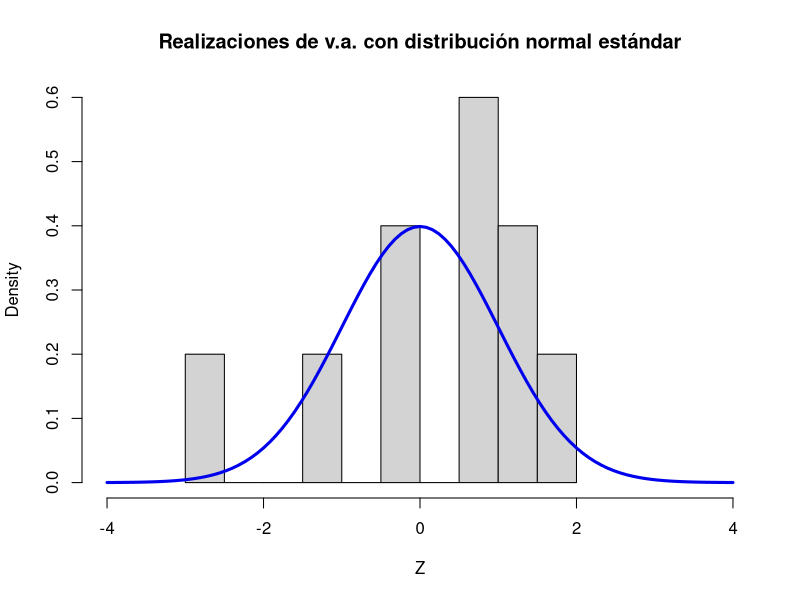
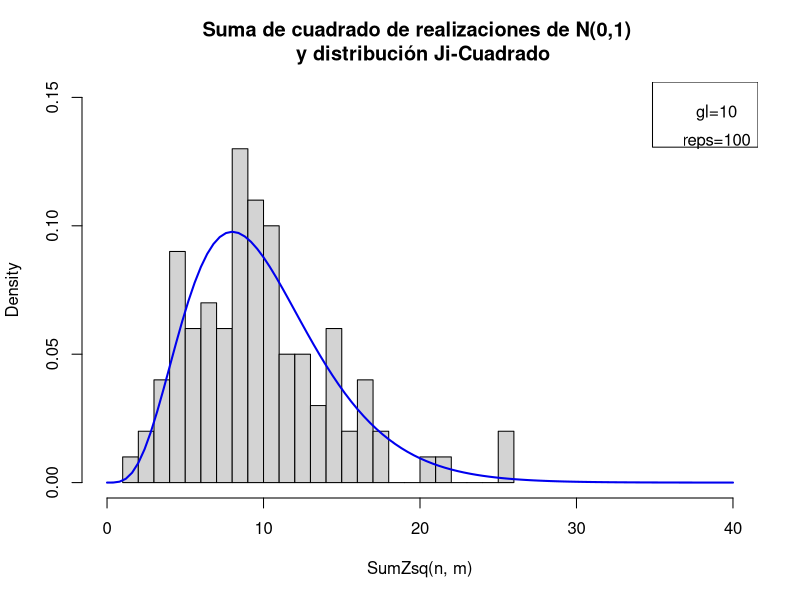
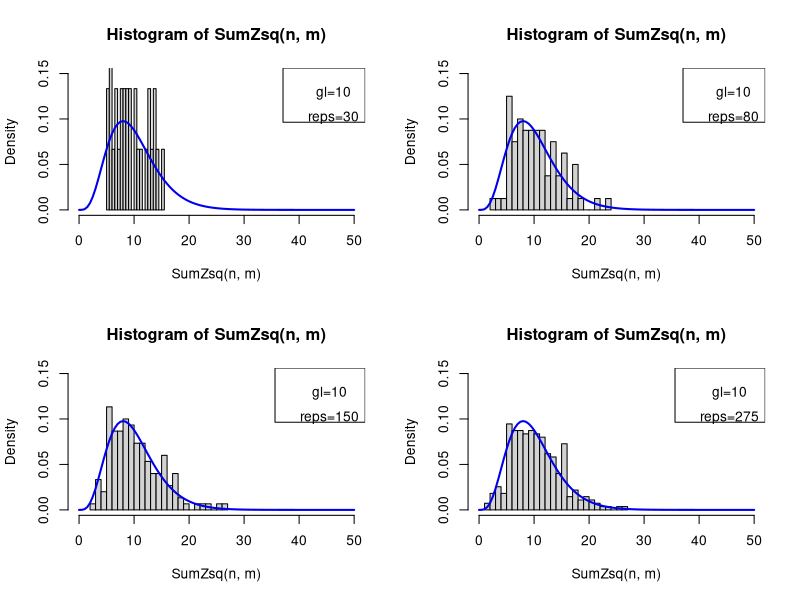
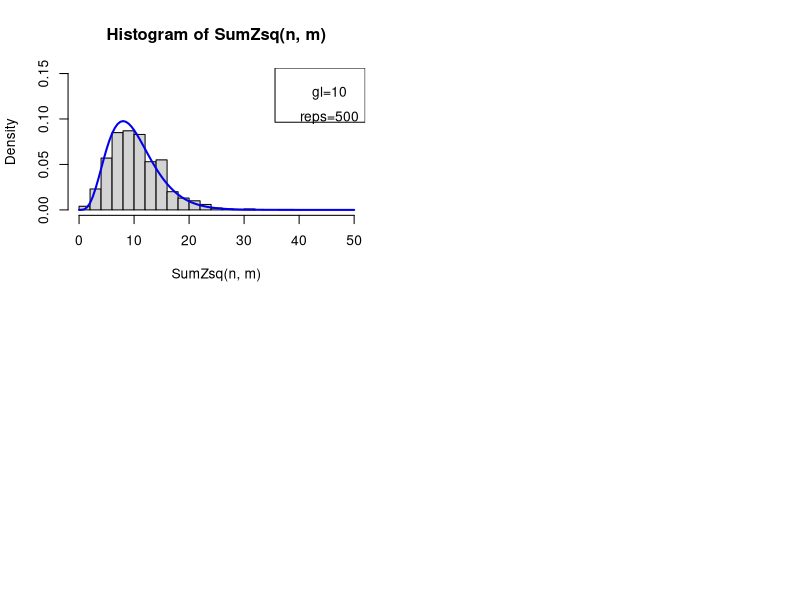
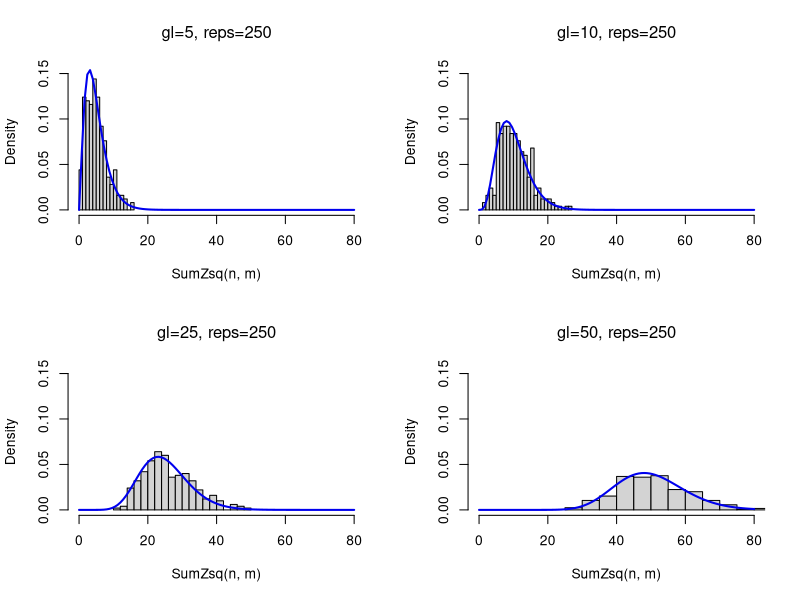
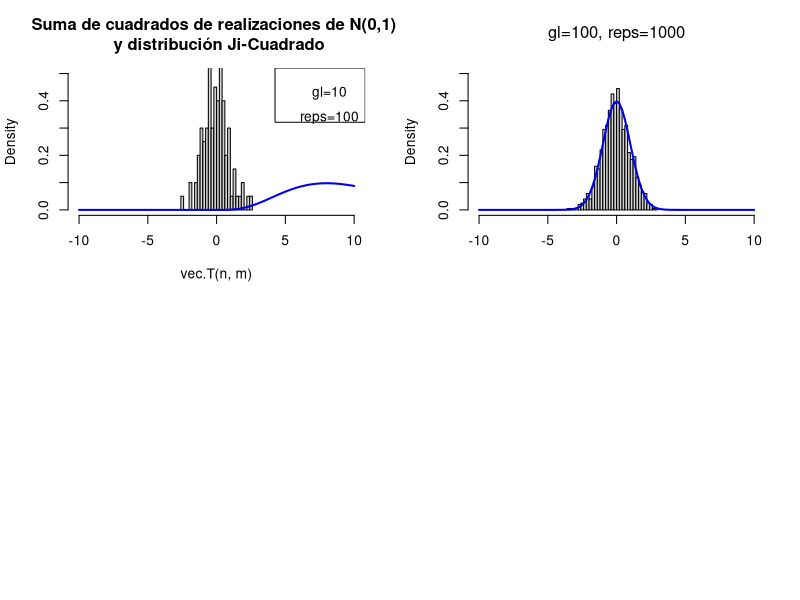

Write the R code that produced these figures, in order. (Note: this script raises an error after producing the figures.)
## ---- chunk 1
knitr::opts_chunk$set(echo = TRUE)
## ---- chunk 2
#dbinom(x, size, prob, log = FALSE)
#pbinom(q, size, prob, lower.tail = TRUE, log.p = FALSE)
#qbinom(p, size, prob, lower.tail = TRUE, log.p = FALSE)
#rbinom(n, size, prob)


dbinom(x = 1,   size = 1, prob = 0.5, log = FALSE)
pbinom(q = 1,   size = 1, 0.5, lower.tail = TRUE, log.p = FALSE)
qbinom(p = 0.5, size = 1, 0.5, lower.tail = TRUE, log.p = FALSE)
rbinom(n = 1,   size = 1, 0.5)
## ---- chunk 3
m <- 5

dbinom(x = 1,   size = m, prob = 0.5, log = FALSE)
pbinom(q = 1,   size = m, prob = 0.5, lower.tail = TRUE, log.p = FALSE)
qbinom(p = 0.5, size = m, prob = 0.5, lower.tail = TRUE, log.p = FALSE)
#rbinom(n = 1,   size = m, prob = 0.5,)
## ---- chunk 4
#dgeom(x, prob, log = FALSE)
#pgeom(q, prob, lower.tail = TRUE, log.p = FALSE)
#qgeom(p, prob, lower.tail = TRUE, log.p = FALSE)
#rgeom(n, prob)
## ---- chunk 5
#dpois(x, lambda, log = FALSE)
#ppois(q, lambda, lower.tail = TRUE, log.p = FALSE)
#qpois(p, lambda, lower.tail = TRUE, log.p = FALSE)
#rpois(n, lambda)
## ---- chunk 6
#dnorm(x, mean = 0, sd = 1, log = FALSE)
#pnorm(q, mean = 0, sd = 1, lower.tail = TRUE, log.p = FALSE)
#qnorm(p, mean = 0, sd = 1, lower.tail = TRUE, log.p = FALSE)
#rnorm(n, mean = 0, sd = 1)
## ---- chunk 7
dnorm(0)
dnorm(2)
dnorm(c(-1.963, 1.963))

pnorm(1.963)
pnorm(-1.963)

qnorm(0.95)
qnorm(0.975)
qnorm(0.05)
qnorm(0)

set.seed(285)
rnorm(5)
rnorm(2)
rnorm(10)
## ---- chunk 8
#df = degrees of freedom = grados de libertad
#dchisq(x, df, ncp, log = FALSE)
#pchisq(q, df, ncp, lower.tail = TRUE, log.p = FALSE)
#qchisq(p, df, ncp, lower.tail = TRUE, log.p = FALSE)
#rchisq(n, df, ncp)
## ---- chunk 9
set.seed(285)

n <- 10
Z <- rnorm(n, 0, 1)

print(Z)


x <- seq(-4,4,0.01)
hist(Z, freq = FALSE, 
     breaks  = 10,
     xlim    = c(-4,4),
     main    = "Realizaciones de v.a. con distribución normal estándar")
curve(dnorm(x, 0, 1),
      from = -4, to = 4,
      col  = "blue2",
      lwd  = 3,
      add = TRUE)
## ---- chunk 10
print(Z)
print(Z^2)
print(sum(Z^2))
## ---- chunk 11
 SumZsq <- function(n, m){
  # n es la cantidad de N(0,1) que sumo
  # m es el numero de repeticiones que quiero
  v <- vector()
  for(i in 1:m) {
    z <- rnorm(n, 0, 1)
    v[i] <- sum(z^2)
  }
  return(v)
 }
## ---- chunk 12
SumZsq(n=10, m=40)

n <- 10 
m <- 100
hist(SumZsq(n, m), freq = FALSE, breaks=30,
     main = "Suma de cuadrado de realizaciones de N(0,1) \n y distribución Ji-Cuadrado",
     xlim = c(0,40), ylim = c(0,.15))
curve(dchisq(x, df=n),
      from = 0, to = 40,
      col  = "blue2",
      lwd  = 2,
      add  = TRUE)
legend('topright',legend =  bquote(atop(paste("gl=",.(n)), paste("reps=",.(m)))))
## ---- chunk 13
par(mfrow=c(2,2))
for (m in c(30, 80, 150, 275, 500)){
  set.seed(10)
  n <- 10
  hist(SumZsq(n, m), freq = FALSE, breaks=20,
       xlim = c(0,50), ylim = c(0,.15))
  curve(dchisq(x, df=n),
        from = 0, to = 50,
        col  = "blue2",
        lwd  = 2,
        add  = TRUE) 
  legend('topright',legend =  bquote(atop(paste("gl=",.(n)), paste("reps=",.(m)))))
}
## ---- chunk 14
par(mfrow=c(2,2))
for (n in c(5, 10, 25, 50)){
  set.seed(10)
  m <- 250
  hist(SumZsq(n, m), freq = FALSE, breaks=20,
       main = bquote(paste("gl=",.(n), ", reps=",.(m))),
       xlim = c(0,80), ylim = c(0,.15))
  curve(dchisq(x, df=n),
        from = 0, to = 80,
        col  = "blue2",
        lwd  = 2,
        add  = TRUE) 
}
## ---- chunk 15
#df = degrees of freedom = grados de libertad
#dt(x, df, ncp, log = FALSE)
#pt(q, df, ncp, lower.tail = TRUE, log.p = FALSE)
#qt(p, df, ncp, lower.tail = TRUE, log.p = FALSE)
#rt(n, df, ncp)
## ---- chunk 16
set.seed(285)

draw.T <- function(n){
  # n es grados de libertad
  Z <- rnorm(1, 0, 1)
  J <- rchisq(1, n)
  T <- Z / sqrt(J/n)
  return(T)
}

draw.T(5);draw.T(5);draw.T(5);draw.T(5);draw.T(5);draw.T(5);draw.T(5)


vec.T <- function(n, m){
  # n: grados de libertad
  # m: el numero de repeticiones que quiero
  v <- vector()
  for(i in 1:m){
    v[i] <- draw.T(n)
  }
  return(v)
}

n <- 10 
m <- 100



hist(vec.T(n, m), freq = FALSE, breaks=30,
     main = "Suma de cuadrados de realizaciones de N(0,1) \n y distribución Ji-Cuadrado",
     xlim = c(-10,10), ylim = c(0,.5))
curve(dchisq(x, df=n),
      from = -10, to = 10,
      col  = "blue2",
      lwd  = 2,
      add  = TRUE)
legend('topright',legend =  bquote(atop(paste("gl=",.(n)), paste("reps=",.(m)))))

Plot1Simul.T <- function(n,m){
  hist(vec.T(n, m), freq = FALSE, breaks=30,
       main = bquote(paste("gl=",.(n), ", reps=",.(m))),
       xlab = "",
       xlim = c(-10,10), ylim = c(0,.5))
  curve(dt(x, df=n),
        from = -10, to = 10,
        col  = "blue2",
        lwd  = 2,
        add  = TRUE)
}


Plot1Simul.T(n=100,m=1000)

# cambiando el número de repeticiones

PlotSimulReps.T <- function(n, m.opt, p.rows, p.cols){
  # n: grados de libertad 
  # m.opt: vector de numero de distintas repeticiones
  # p.row: numero de filas en el plot dividido
  # p.col: numero de columnas en el plot dividido
  # restriccion: length(m.opt) = p.row * p.col
  if(length(n.opt)<9){p.cols.def<-2} else {p.cols.def<-3}
  if(missing(p.rows) | missing(p.cols)){
    p.cols = p.cols.def
    p.rows = ceiling(length(n.opt)/p.cols.def)}
  par(mfrow=c(p.rows,p.cols), mar=c(2,2,2,2))
  if(missing(p.rows) | missing(p.cols)){
   p.cols = 2
   p.rows = ceiling(length(m.opt)/2)}
  par(mfrow=c(p.rows,p.cols))
  for (m in m.opt){
    Plot1Simul.T(n,m)
  }
}

PlotSimulReps.T(n=8, m.opt = c(20,50,100,500,1000))
  
# cambiando los grados de libertad

PlotSimulDF.T <- function(m, n.opt, p.rows, p.cols){
  # n: grados de libertad 
  # m.opt: vector de numero de distintas repeticiones
  # p.row: numero de filas en el plot dividido
  # p.col: numero de columnas en el plot dividido
  # restriccion: length(m.opt) = p.row * p.col
  if(length(n.opt)<9){p.cols.def<-2} else {p.cols.def<-3}
  if(missing(p.rows) | missing(p.cols)){
    p.cols <- p.cols.def
    p.rows <- ceiling(length(n.opt)/p.cols.def)}
  par(mfrow = c(p.rows,p.cols), mar = c(2,2,2,2))
  for (n in n.opt){
    Plot1Simul.T(n,m)
  }
}

PlotSimulDF.T(m=200, n.opt = c(1,2,3,4,5,6,8))
PlotSimulDF.T(m=200, n.opt = c(5,10,15,20))
## ---- chunk 17
#df = degrees of freedom = grados de libertad
#dt(x, df_num, df_denom, ncp, log = FALSE)
#pt(q, df_num, df_denom, ncp, lower.tail = TRUE, log.p = FALSE)
#qt(p, df_num, df_denom, ncp, lower.tail = TRUE, log.p = FALSE)
#rt(n, df_num, df_denom, ncp)
## ---- chunk 18


## ---- chunk 19


x <- seq(1:50)

curve( dchisq(x, df=5), col='black', lwd = 2,
       from = 0, to = 50,
       ylab = 'p(x)',
       main = 'Distribución Ji-Cuadrado')
curve( dchisq(x, df=1), col='gray', add=TRUE)
curve( dchisq(x, df=10), col='black', add=TRUE, lty = 2)
curve( dchisq(x, df=20), col='black', add=TRUE, lty = 3 )

legend('topright', 
      expression(gl==1, gl==5, gl==10, gl==20),
      lwd = c(1, 2, 1, 1),
      lty = c(1,1, 2, 3),
      col = c('grey','black', 'black', 'black'))

# Armar tabla
# Data wrangling para calcular el estadístico
# Test

curve( dchisq(x, df=5), col='black', lwd = 2,
       from = 0, to = 20,
       ylab = 'p(x)',
       main = 'Distribución Ji-Cuadrado')


  #Graficando la región crítica
  
  #Selección de grados de libertad
  df <- 6
  #Selección de error tipo I
  alpha <- 0.10
  #Defino valor del eje de las abcisas (será un valor del estadístico) a partir del cual rechazo H0 
  rc <- qchisq(1 - alpha, df)
  
  #Lo que haremos para graficar la región crítica será construir un polígono con la forma de la distribución
  
  #Defino el eje x (técnicamente debería seguir hasta infinito, pero a fines del gráfico se corta antes)
  x <- seq(0,30,0.01)
  #Defino la región crítica en el eje
  z <- seq(rc,30,0.01)
  #Defino el "lado" suoerior del polígono, que será una curva con la forma de la distribución en el segmento que quiero
  p <- dchisq(z, df)
  #redefino los vectores de lados para la función polígono 
  z <- c(z,30,rc)
  p <- c(p,min(p),min(p))
  
  #Grafico distribución Ji-Cuadrado
  plot(x,dchisq(x, df),type="l",
       ylab="p(x)",xlab="x", 
       ylim=c(0.005,0.15), xlim = c(0,25),
       main = "Región Crítica del test Ji-Cuadrado") 
  #ylim sólo está para que quede el eje x bien cruzado con el cero
  #Agrego al gráfico el polígono
  polygon(z,p,col="gray45")
  #Agrego una línea que define la región crítica
  segments(x0=rc, y0=0, x1=30, y1=0, lwd=3)
    legend('center',
         expression(gl==6, alpha==0.10),
         bty = "n")

